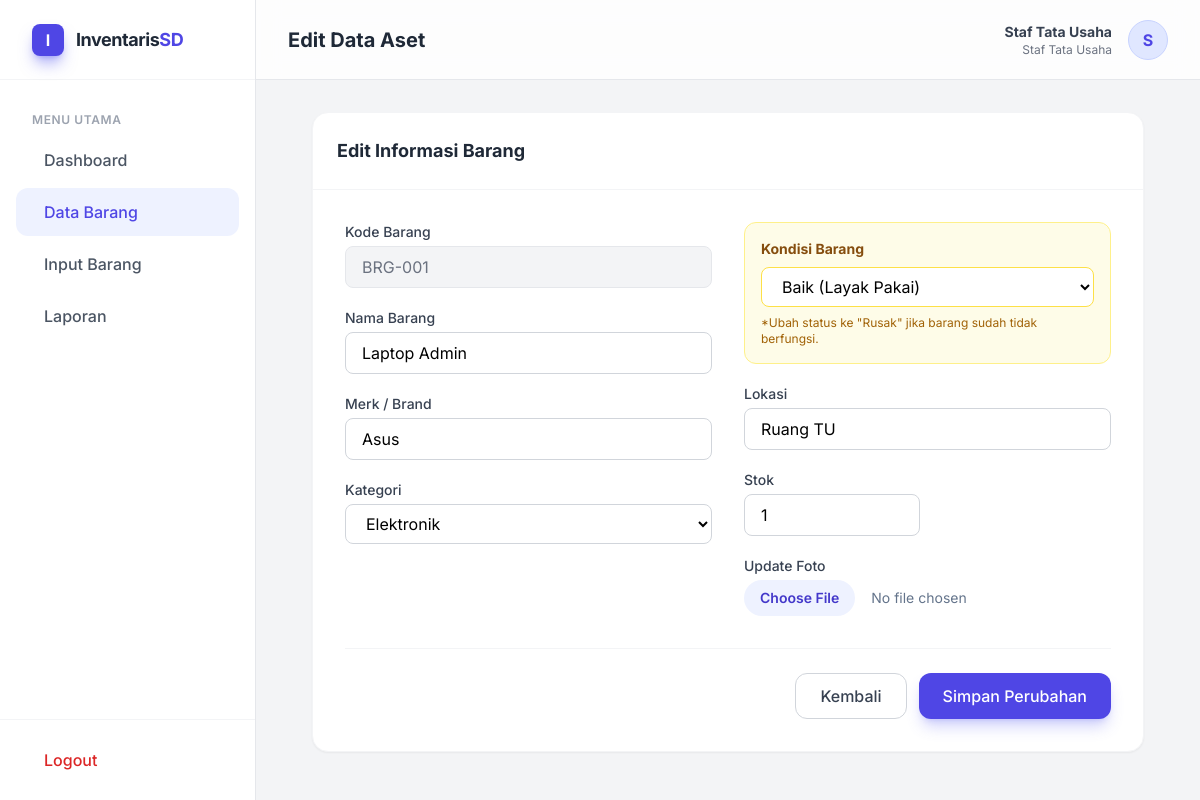
The page /staf/edit.php?id=1 (signed in) on the database its author committed.
### tables this page shows
CREATE TABLE `barang` (
  `id_barang` int NOT NULL,
  `kode_barang` varchar(20) NOT NULL,
  `nama_barang` varchar(100) NOT NULL,
  `merk` varchar(50) DEFAULT NULL,
  `id_kategori` int NOT NULL,
  `lokasi` varchar(50) NOT NULL,
  `stok` int NOT NULL DEFAULT '0',
  `sumber_dana` varchar(50) DEFAULT NULL,
  `kondisi` enum('baik','rusak') NOT NULL DEFAULT 'baik',
  `gambar` varchar(255) DEFAULT 'no-image.jpg',
  `tgl_input` timestamp NULL DEFAULT CURRENT_TIMESTAMP
);

### staf/edit.php (the view, shortened to what this page needs)
<?php
include '../config/database.php';
$id = $_GET['id'];
$query = mysqli_query($conn, "SELECT * FROM barang WHERE id_barang='$id'");
$d = mysqli_fetch_array($query);
?>
<!DOCTYPE html>
<html lang="id">
<head>
    <script src="https://cdn.tailwindcss.com"></script>
    <link href="https://cdn.jsdelivr.net/npm/remixicon@3.5.0/fonts/remixicon.css" rel="stylesheet">
</head>
<body class="flex h-screen overflow-hidden">
    <?php include '../komponen/sidebar.php'; ?>
    <main class="flex-1 flex flex-col h-screen overflow-y-auto bg-[#F3F4F6]">
        <?php include '../komponen/header.php'; ?>
        <div class="p-8 max-w-4xl mx-auto w-full">
            <div class="bg-white rounded-2xl shadow-sm border border-gray-100 overflow-hidden">
                <div class="p-6 border-b border-gray-100">
                    <h3 class="text-lg font-bold text-gray-800">Edit Informasi Barang</h3>
                </div>
                <form action="../fungsi/proses_edit.php" method="POST" enctype="multipart/form-data" class="p-8">
                    <div class="grid grid-cols-1 md:grid-cols-2 gap-8">
                        <div class="space-y-5">
                            <div>
                                <label class="block text-sm font-medium text-gray-700 mb-1">Kode Barang</label>
                                <input type="text" name="kode" value="<?php echo $d['kode_barang']; ?>" readonly
                                    class="w-full px-4 py-2 border border-gray-200 bg-gray-100 text-gray-500 rounded-lg cursor-not-allowed">
                            </div>
                            <div>
                                <label class="block text-sm font-medium text-gray-700 mb-1">Nama Barang</label>
                                <input type="text" name="nama" value="<?php echo $d['nama_barang']; ?>" required
                                    class="w-full px-4 py-2 border border-gray-300 rounded-lg focus:ring-2 focus:ring-indigo-500 outline-none">
                            </div>
                            <div>
                                <label class="block text-sm font-medium text-gray-700 mb-1">Merk / Brand</label>
                                <input type="text" name="merk" value="<?php echo $d['merk']; ?>" required
                                    class="w-full px-4 py-2 border border-gray-300 rounded-lg focus:ring-2 focus:ring-indigo-500 outline-none">
                            </div>
                            <div>
                                <label class="block text-sm font-medium text-gray-700 mb-1">Kategori</label>
                                <select name="kategori" required class="w-full px-4 py-2 border border-gray-300 rounded-lg focus:ring-2 focus:ring-indigo-500 outline-none bg-white">
                                    <?php
                                    $kat = mysqli_query($conn, "SELECT * FROM kategori");
                                    while($k = mysqli_fetch_array($kat)){
                                        $selected = ($k['id_kategori'] == $d['id_kategori']) ? "selected" : "";
                                        echo "<option value='".$k['id_kategori']."' $selected>".$k['nama_kategori']."</option>";
                                    }
                                    ?>
                                </select>
                            </div>
                        </div>
                        <div class="space-y-5">
                            <div class="bg-yellow-50 p-4 rounded-xl border border-yellow-200">
                                <label class="block text-sm font-bold text-yellow-800 mb-2">Kondisi Barang</label>
                                <select name="kondisi" class="w-full px-4 py-2 border border-yellow-300 rounded-lg focus:ring-2 focus:ring-yellow-500 outline-none bg-white">
                                    <option value="baik" <?php if($d['kondisi']=='baik') echo 'selected'; ?>>Baik (Layak Pakai)</option>
                                </select>
                                <p class="text-xs text-yellow-700 mt-2">*Ubah status ke "Rusak" jika barang sudah tidak berfungsi.</p>
                            </div>
                            <div>
                                <label class="block text-sm font-medium text-gray-700 mb-1">Lokasi</label>
                                <input type="text" name="lokasi" value="<?php echo $d['lokasi']; ?>" required
                                    class="w-full px-4 py-2 border border-gray-300 rounded-lg focus:ring-2 focus:ring-indigo-500 outline-none">
                            </div>
                            <div class="grid grid-cols-2 gap-4">
                                <div>
                                    <label class="block text-sm font-medium text-gray-700 mb-1">Stok</label>
                                    <input type="number" name="stok" value="<?php echo $d['stok']; ?>" required
                                        class="w-full px-4 py-2 border border-gray-300 rounded-lg focus:ring-2 focus:ring-indigo-500 outline-none">
                                </div>
                            </div>
                             <div>
                                <label class="block text-sm font-medium text-gray-700 mb-1">Update Foto</label>
                                <input type="file" name="foto" class="block w-full text-sm text-slate-500 file:mr-4 file:py-2 file:px-4 file:rounded-full file:border-0 file:text-sm file:font-semibold file:bg-indigo-50 file:text-indigo-700 hover:file:bg-indigo-100 transition-all"/>
                            </div>
                        </div>
                    </div>
                    <div class="mt-8 flex justify-end gap-3 border-t border-gray-100 pt-6">
                        <a href="data_barang.php" class="px-6 py-2.5 rounded-xl border border-gray-300 text-gray-700 font-medium hover:bg-gray-50 transition-colors">Kembali</a>
                        <button type="submit" class="px-6 py-2.5 rounded-xl bg-indigo-600 text-white font-medium hover:bg-indigo-700 shadow-lg shadow-indigo-500/30 transition-all">Simpan Perubahan</button>
                    </div>
                </form>
            </div>
        </div>
    </main>
</body>
</html>

### staf/edit.php (style rules this page uses)
body { font-family: 'Inter', sans-serif; background-color: #F3F4F6; }

### rows shown on the page
barang: kode "BRG-001", nama "Laptop Admin", merk "Asus", kondisi "Baik (Layak Pakai)", lokasi "Ruang TU", stok "1"

### other values the page prints
$judul "Edit Data Aset"
$_SESSION['nama'] "Staf Tata Usaha"
$_SESSION['role'] "Staf"
substr($_SESSION['nama'], 0, 1) "S"
form field kategori "Elektronik"
